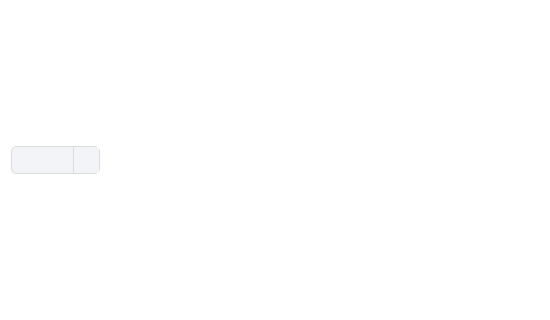
<?xml version="1.0" encoding="UTF-8"?>
<ui version="4.0">
 <class>ChartWindow</class>
 <widget class="QWidget" name="ChartWindow">
  <property name="geometry">
   <rect>
    <x>0</x>
    <y>0</y>
    <width>550</width>
    <height>320</height>
   </rect>
  </property>
  <property name="windowTitle">
   <string>Анализ</string>
  </property>
  <property name="styleSheet">
   <string notr="true">background-color: #ffffff;</string>
  </property>
  <layout class="QVBoxLayout" name="vertical_layout">
   <item>
    <layout class="QHBoxLayout" name="horizontal_layout">
     <item>
      <widget class="QComboBox" name="goods_box">
       <property name="styleSheet">
        <string notr="true">QComboBox {
    padding: 5px;
	background-color: #f2f4f7;
    border: 1px solid #dcdcdc;
    border-radius: 5px;
	font-weight: 500;
	color: #374856;
}

QComboBox::drop-down {
	background-color: #f2f4f7;
    width: 25px;
    border-left: 1px solid #dcdcdc;
}

QComboBox::down-arrow {
	image: url(:/imgs/icons/down-arrow-dark.png);
    width: 15px;
    height: 15px;
}

QComboBox::item {
    background-color: #f2f4f7;
    color: #374856;
}

QComboBox::item:selected {
    background-color: #dcdcdc;
    color: #374856;
	font-weight: bold;
}</string>
       </property>
      </widget>
     </item>
     <item>
      <spacer name="horizontal_spacer">
       <property name="orientation">
        <enum>Qt::Horizontal</enum>
       </property>
       <property name="sizeHint" stdset="0">
        <size>
         <width>40</width>
         <height>20</height>
        </size>
       </property>
      </spacer>
     </item>
    </layout>
   </item>
  </layout>
  <action name="action_update_chart">
   <property name="text">
    <string>update_chart</string>
   </property>
  </action>
 </widget>
 <resources/>
 <connections>
  <connection>
   <sender>goods_box</sender>
   <signal>currentIndexChanged(int)</signal>
   <receiver>action_update_chart</receiver>
   <slot>trigger()</slot>
   <hints>
    <hint type="sourcelabel">
     <x>63</x>
     <y>159</y>
    </hint>
    <hint type="destinationlabel">
     <x>-1</x>
     <y>-1</y>
    </hint>
   </hints>
  </connection>
 </connections>
</ui>
